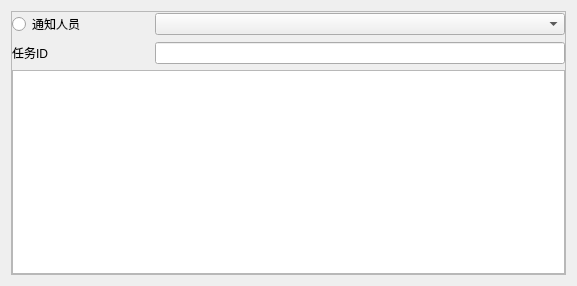
<?xml version="1.0" encoding="UTF-8"?>
<ui version="4.0">
 <class>Form</class>
 <widget class="QWidget" name="Form">
  <property name="geometry">
   <rect>
    <x>0</x>
    <y>0</y>
    <width>577</width>
    <height>286</height>
   </rect>
  </property>
  <property name="windowTitle">
   <string>Form</string>
  </property>
  <layout class="QVBoxLayout" name="verticalLayout_2">
   <item>
    <widget class="QFrame" name="frame">
     <property name="frameShape">
      <enum>QFrame::StyledPanel</enum>
     </property>
     <property name="frameShadow">
      <enum>QFrame::Raised</enum>
     </property>
     <layout class="QVBoxLayout" name="verticalLayout">
      <property name="leftMargin">
       <number>0</number>
      </property>
      <property name="topMargin">
       <number>0</number>
      </property>
      <property name="rightMargin">
       <number>0</number>
      </property>
      <property name="bottomMargin">
       <number>0</number>
      </property>
      <item>
       <layout class="QHBoxLayout" name="horizontalLayout" stretch="1,3">
        <item>
         <widget class="QRadioButton" name="radioButton">
          <property name="text">
           <string>通知人员</string>
          </property>
         </widget>
        </item>
        <item>
         <widget class="QComboCheckBox" name="comboBox"/>
        </item>
       </layout>
      </item>
      <item>
       <layout class="QHBoxLayout" name="horizontalLayout_2" stretch="1,3">
        <item>
         <widget class="QLabel" name="label">
          <property name="text">
           <string>任务ID</string>
          </property>
         </widget>
        </item>
        <item>
         <widget class="QLineEdit" name="lineEdit"/>
        </item>
       </layout>
      </item>
      <item>
       <widget class="QTextEdit" name="textEdit"/>
      </item>
     </layout>
    </widget>
   </item>
  </layout>
 </widget>
 <customwidgets>
  <customwidget>
   <class>QComboCheckBox</class>
   <extends>QComboBox</extends>
   <header>QComboCheckBox</header>
  </customwidget>
 </customwidgets>
 <resources/>
 <connections/>
</ui>
